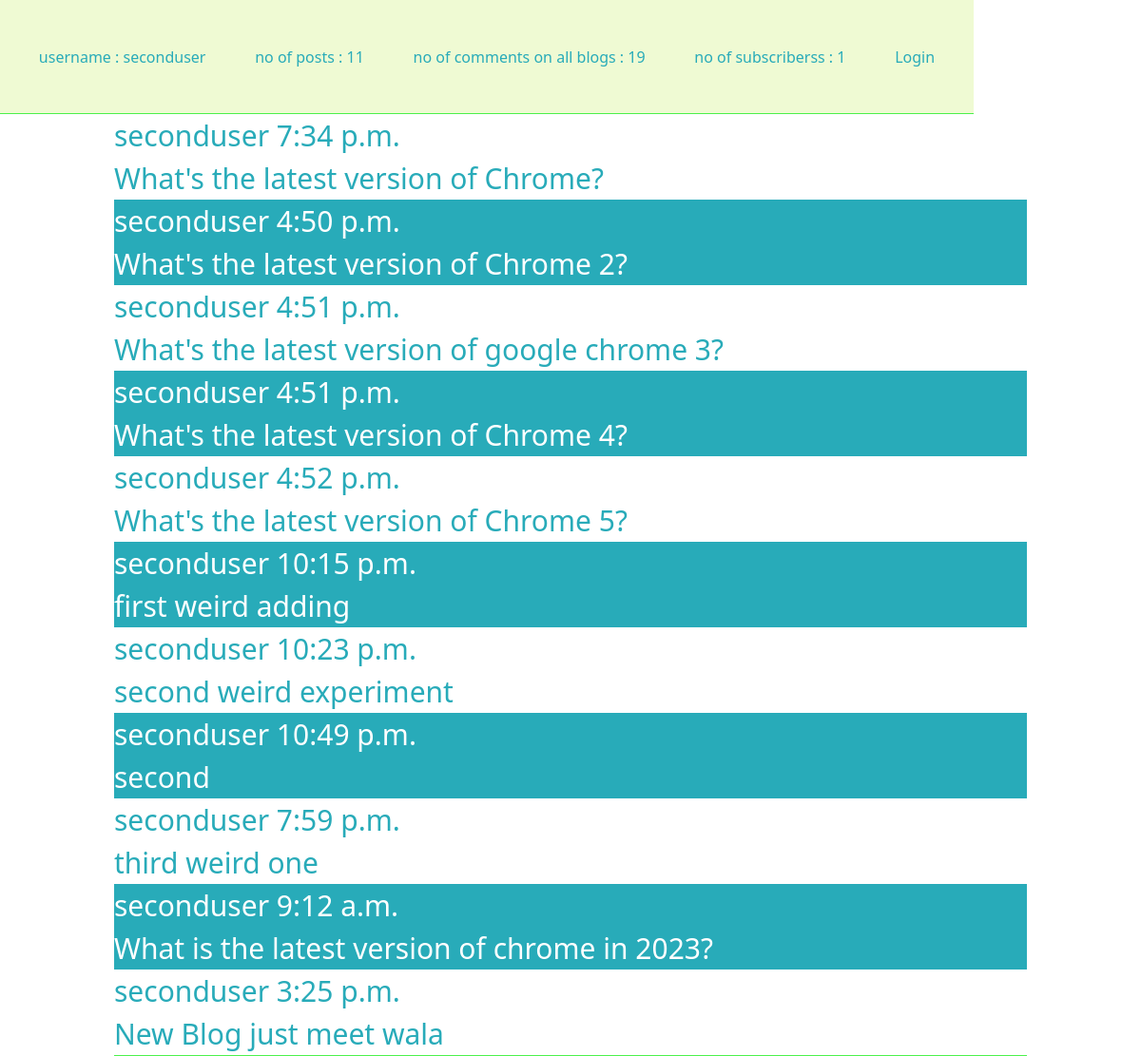
/user/seconduser, run on an earlier commit of the app's database.
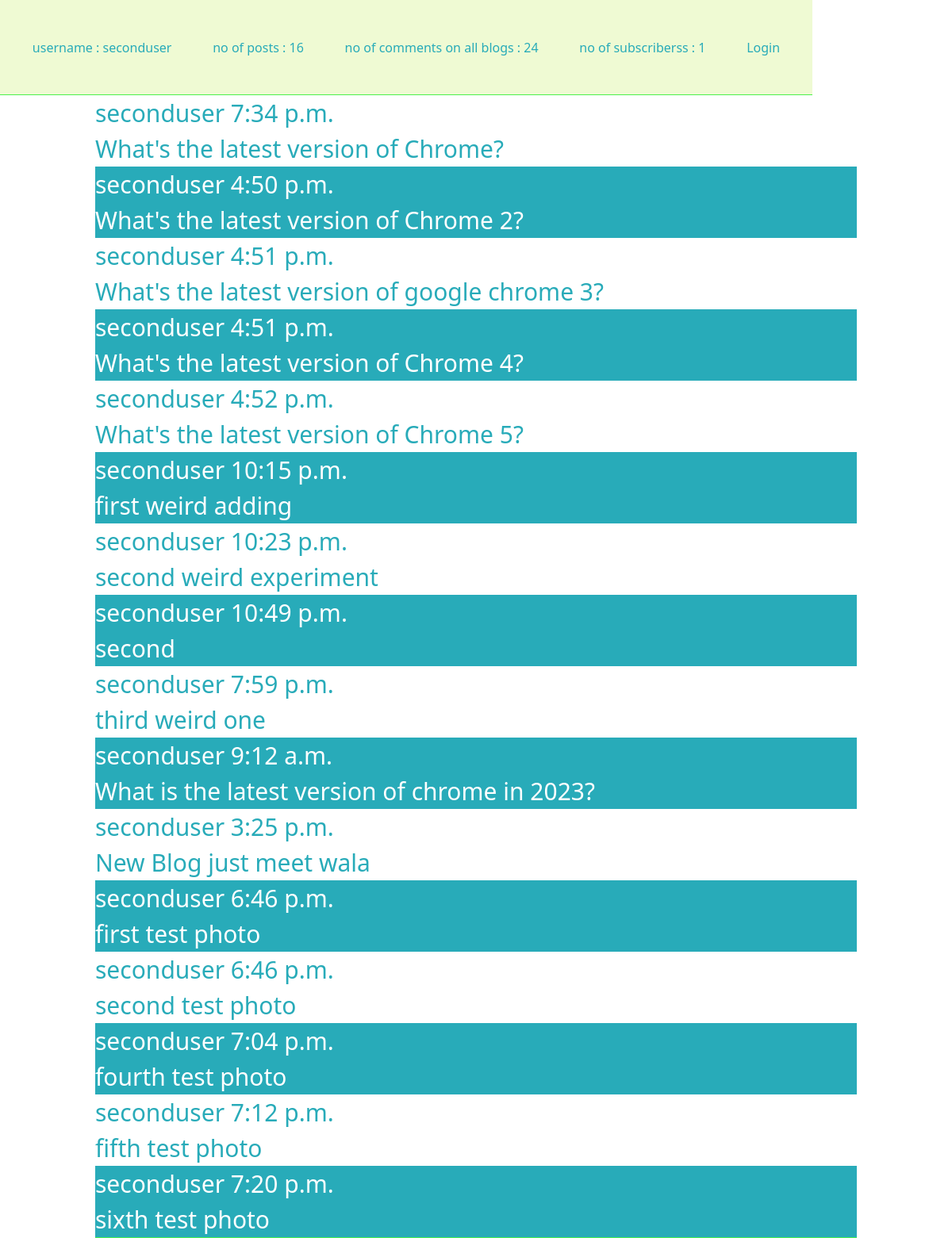
And on a later commit of the database.
### blog_app/models.py (models this page shows, shortened)
class Post(models.Model):
    username = models.ForeignKey(UserAccount,on_delete=models.CASCADE)
    timeposted = models.TimeField(default=datetime.datetime.now,blank=True)
    title = models.CharField(primary_key=True,max_length=80,null=False,default="")
    blogbg = models.ImageField(upload_to='images',default=None)
    desc = QuillField(default='ici')

class UserAccount(models.Model):
    user  = models.OneToOneField(User,on_delete=models.CASCADE)
    phone = models.CharField(max_length=12,null=True,default="")
    city = models.CharField(max_length=30,null=True,default="")
    state = models.CharField(max_length=30,null=True,default="")
    country = models.CharField(max_length=30,null=True,default="")
    address = models.CharField(max_length=400,null=True,default="")
    def __str__(self):
        return self.user.username

### blog_app/views.py (the view)
# urls.py: path('user/<str:username>',views.showuser,name='showuser'),
def showuser(request,username):
    userthis = User.objects.filter(username = username)[0]
    useraccounthis = UserAccount.objects.filter(user=userthis)[0]
    posts = Post.objects.filter(username=useraccounthis)
    comments = Comment.objects.filter(userwhoposted = useraccounthis)
    totalfollowers = Following.objects.filter(userfollowed=userthis)
    isfollowing = False
    isloggedin = False
    for i in totalfollowers:
        if i.person == request.user:
            isfollowing = True
            break
    if request.user.is_authenticated:
        isloggedin = True
    context = {
        'usertotalposts':len(posts),
        'totalcomments':len(comments),
        'totalfollowers':len(totalfollowers),
        'usernametofollow':username,
        'usernamebyfollow':request.user.username,
        'username':posts,
        'isfollowing':isfollowing,
        'isloggedin':isloggedin,
    }
    return render(request,'showuserthis.html',context=context)

### templates/showuserthis.html (shortened to what this page needs)
<!DOCTYPE html>
<html lang="en">
<head>
    <script src="https://cdn.tailwindcss.com"></script>
</head>
<body>
    <div class="container solid-1px display-flex flex-row justify-around h-54">
        <div class="parent-nav">
            <h2>username : {{ usernametofollow }}</h2>
            <h2>no of posts : {{ usertotalposts }}</h2>
            <h2>no of comments on all blogs : {{ totalcomments }}</h2>
            <h2>no of subscriberss : {{ totalfollowers }}</h2>
            {% if not isloggedin %}
                <a href="{% url 'login' %}">Login</a>
            {% else %}
                <form action="{% url 'followuser' username=usernametofollow usernameby=usernamebyfollow %}" method="post">
                    {% csrf_token %}
                    <button type="submit">Toogle Subscribe</button>
                </form>
            {% endif %}
        </div>
      </div>
    <div class="block">
        {% for i in username %}
        <a href="{% url 'showpost' title=i.title %}">
            {% if forloop.counter|divisibleby:"2" %}
                <div class="container-posteven">
                    <div class="heading">{{ i.username }} {{ i.timeposted }}</div>
                    <div class="content">
                        <div class="title">{{ i.title }}</div>
                    </div>
                </div>
            {% else %}
                <div class="container-postodd">
                    <div class="heading">{{ i.username }} {{ i.timeposted }}</div>
                    <div class="content">
                        <div class="title">{{ i.title }}</div>
                    </div>
                </div>
            {% endif %}
        </a>
        {% endfor %}
    </div>
</body>
</html>

### templates/showuserthis.html (style rules this page uses)
.block { display: flex; flex-direction: column; justify-content: space-around; align-items: center; color: white; height: auto; font-size: 30px; background-color: #28ABB9; border-bottom: 1px solid #4CF14C; width: 80vw; margin-left: auto; margin-right: auto; }
.container-postodd { background-color: white; color: #28ABB9; }
.container-posteven { background-color: #28ABB9; }
.parent-nav { display: flex; flex-direction: row; justify-content: space-around; align-items: center; background-color: #EFFAD3; height: 15vh; padding-left: 15px; padding-right: 15px; color: #28ABB9; border-bottom: 1px solid #4CF14C; }

What changed in the data, as far as the page shows it:
added Post: username "seconduser", timeposted "6:46 p.m.", title "first test photo"
added Post: username "seconduser", timeposted "6:46 p.m.", title "second test photo"
added Post: username "seconduser", timeposted "7:04 p.m.", title "fourth test photo"
added Post: username "seconduser", timeposted "7:12 p.m.", title "fifth test photo"
added Post: username "seconduser", timeposted "7:20 p.m.", title "sixth test photo"
Also different on the page:
{{ usertotalposts }}: "11" → "16"
{{ totalcomments }}: "19" → "24"
